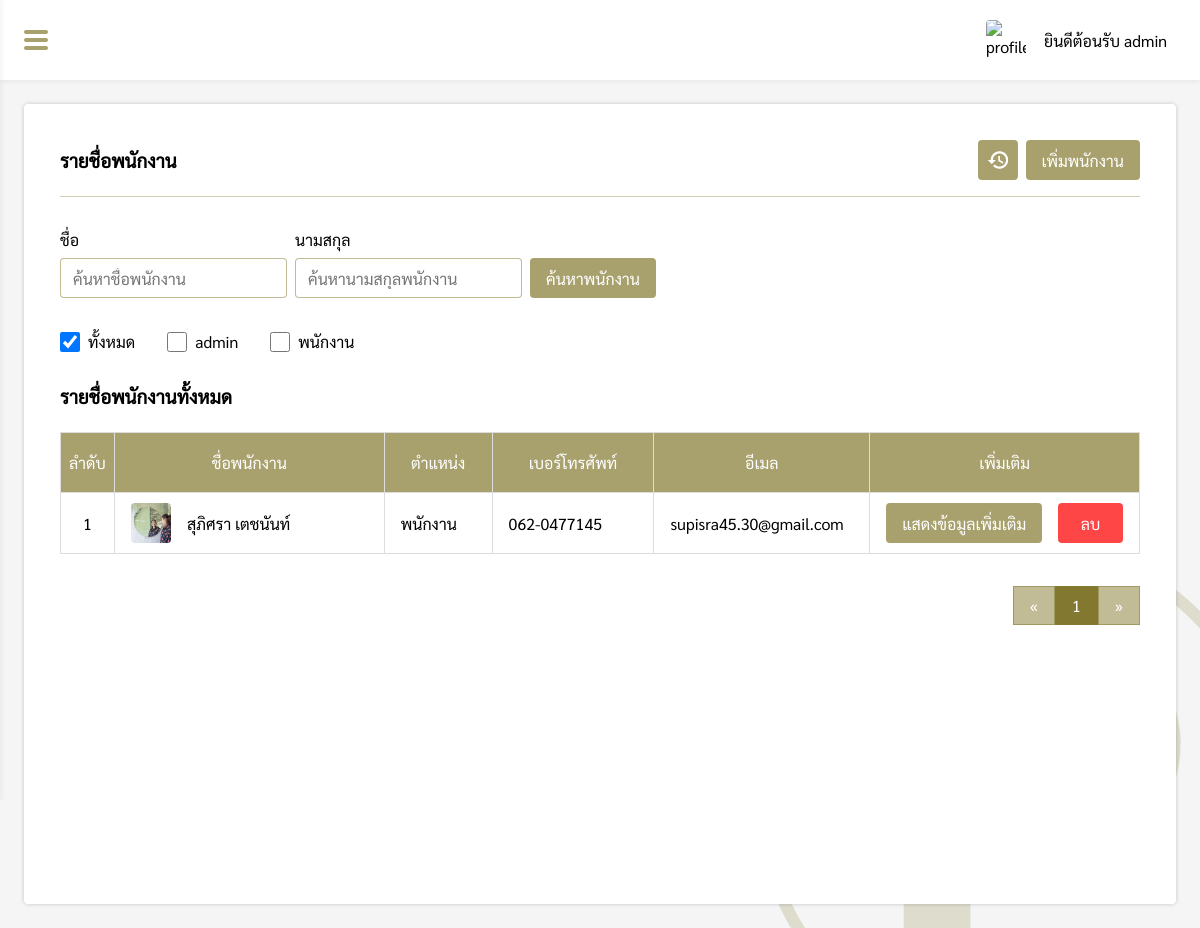
/pages/manage/employee/index.php (signed in), run on the app's committed database.
### tables this page shows
CREATE TABLE `employee` (
  `employee_id` int(11) NOT NULL,
  `come_date` varchar(20) NOT NULL,
  `out_date` varchar(20) DEFAULT NULL,
  `employee_status` varchar(20) NOT NULL,
  `title_name` varchar(200) NOT NULL,
  `firstname` varchar(200) NOT NULL,
  `lastname` varchar(200) NOT NULL,
  `nickname` varchar(200) NOT NULL,
  `position` varchar(200) NOT NULL,
  `id_card` varchar(200) NOT NULL,
  `tel` varchar(200) NOT NULL,
  `email` varchar(200) NOT NULL,
  `birthday` varchar(200) NOT NULL,
  `age` int(11) NOT NULL,
  `race` varchar(200) NOT NULL,
  `nationality` varchar(200) NOT NULL,
  `address` varchar(200) NOT NULL,
  `pic_idcard` varchar(200) NOT NULL,
  `pic_home` varchar(200) NOT NULL,
  `profile_img` varchar(200) NOT NULL
);

### pages/manage/employee/index.php (the view, shortened to what this page needs)
<?php
if($_SESSION['level'] == 'admin'){
    include('../../connection.php');
    function textFormat( $text = '', $pattern = '', $ex = '' ) {
        $cid = ( $text == '' ) ? '0000000000000' : $text;
        $pattern = ( $pattern == '' ) ? '_-____-_____-__-_' : $pattern;
        $p = explode( '-', $pattern );
        $ex = ( $ex == '' ) ? '-' : $ex;
        $first = 0;
        $last = 0;
        for ( $i = 0; $i <= count( $p ) - 1; $i++ ) {
           $first = $first + $last;
           $last = strlen( $p[$i] );
           $returnText[$i] = substr( $cid, $first, $last );
        }
        return implode( $ex, $returnText );
     }
     $firstname = @$_REQUEST["firstname"];
     $lastname = @$_REQUEST["lastname"];
     $check = @$_REQUEST["position"];
?>
<!DOCTYPE html>
<html lang="en">
<head>
    <link rel="stylesheet" href="../../../css/employee.css">
    <link rel="stylesheet" href="../../../css/navbar.css">
</head>
<body>
    <?php include('../../../components/sidebar.php'); ?>
    <div class="box">
        <div id="box-padding" style="padding:24px;">
            <div class="employee-box">
                <div style="display:flex;justify-content:space-between;align-items:center;">
                    <h3>รายชื่อพนักงาน</h3>
                    <div class="option-grid">
                        <a href="emHistory.php"><button class="history-btn"></button></a>
                        <a href="../employee/addemployee.php"><button>เพิ่มพนักงาน</button></a>
                    </div>
                </div>
                <div class="hr"></div>
                <div id="search-box" style="height:86px;">
                    <div class="search">
                        <div style="padding-right:8px;">
                            <p>ชื่อ</p>
                            <input type="text" id="firstname" value="<?php echo $firstname; ?>"
                                placeholder="ค้นหาชื่อพนักงาน">
                        </div>
                        <div style="padding-right:8px;">
                            <p>นามสกุล</p>
                            <input type="text" id="lastname" value="<?php echo $lastname; ?>"
                                placeholder="ค้นหานามสกุลพนักงาน">
                        </div>
                        <button id="search_em">ค้นหาพนักงาน</button>
                    </div>
                </div>
                <div class="checkbox-flex">
                    <div>
                        <input type="checkbox" id="all" <?php if(!isset($check)){ echo "checked"; } ?>>
                        <label>ทั้งหมด</label>
                    </div>
                    <div>
                        <input type="checkbox" id="c_admin" <?php if($check == "admin"){ echo "checked"; } ?>>
                        <label>admin</label>
                    </div>
                    <div>
                        <input type="checkbox" id="c_employee" <?php if($check == "employee"){ echo "checked"; } ?>>
                        <label>พนักงาน</label>
                    </div>
                </div>
                <div style="padding-top:32px;">
                    <?php
                    if(isset($firstname) && !isset($lastname)){
                        echo '<h3>ผลการค้นหาชื่อ "'.$firstname.'"</h3>';
                    }else if(!isset($firstname) && isset($lastname)){
                        echo '<h3>ผลการค้นหานามสกุล "'.$lastname.'"</h3>';
                    }else if(isset($firstname) && isset($lastname)){
                        echo '<h3>ผลการค้นหาชื่อ "'.$firstname.' '.$lastname.'"</h3>';
                    }else{
                        echo "<h3>รายชื่อพนักงานทั้งหมด</h3>";
                    }
                    $perpage = 10;
                    if (isset($_GET['page'])) {
                    $page = $_GET['page'];
                    } else {
                    $page = 1;
                    }
                    $start = ($page - 1) * $perpage;
                    $num = $start + 1;
                    if(isset($firstname) && !isset($lastname) && !isset($check)){
                        $sql = "SELECT employee_id, title_name, firstname, lastname, position, id_card, tel, email, profile_img FROM employee WHERE firstname = '$firstname' AND employee_status = 'กำลังทำงาน' limit {$start} , {$perpage}";
                    }else if(!isset($firstname) && isset($lastname) && !isset($check)){
                        $sql = "SELECT employee_id, title_name, firstname, lastname, position, id_card, tel, email, profile_img FROM employee WHERE lastname = '$lastname' AND employee_status = 'กำลังทำงาน' limit {$start} , {$perpage}";
                    }else if(isset($firstname) && isset($lastname) && !isset($check)){
                        $sql = "SELECT employee_id, title_name, firstname, lastname, position, id_card, tel, email, profile_img FROM employee WHERE firstname = '$firstname' AND lastname = '$lastname' AND employee_status = 'กำลังทำงาน' limit {$start} , {$perpage}";
                    }else if(isset($firstname) && !isset($lastname) && isset($check)){
                        $sql = "SELECT employee_id, title_name, firstname, lastname, position, id_card, tel, email, profile_img FROM employee WHERE firstname = '$firstname' AND employee_status = 'กำลังทำงาน' AND position = '$check' limit {$start} , {$perpage}";
                    }else if(!isset($firstname) && isset($lastname) && isset($check)){
                        $sql = "SELECT employee_id, title_name, firstname, lastname, position, id_card, tel, email, profile_img FROM employee WHERE lastname = '$lastname' AND employee_status = 'กำลังทำงาน' AND position = '$check' limit {$start} , {$perpage}";
                    }else if(isset($firstname) && isset($lastname) && isset($check)){
                        $sql = "SELECT employee_id, title_name, firstname, lastname, position, id_card, tel, email, profile_img FROM employee WHERE firstname = '$firstname' AND lastname = '$lastname' AND employee_status = 'กำลังทำงาน' AND position = '$check' limit {$start} , {$perpage}";
                    }else if(!isset($firstname) && !isset($lastname) && isset($check)){
                        $sql = "SELECT employee_id, title_name, firstname, lastname, position, id_card, tel, email, profile_img FROM employee WHERE employee_status = 'กำลังทำงาน' AND position = '$check' limit {$start} , {$perpage}";
                    }else{
                        $sql = "SELECT employee_id, title_name, firstname, lastname, position, id_card, tel, email, profile_img FROM employee WHERE employee_status = 'กำลังทำงาน' limit {$start} , {$perpage}";
                    }
                    $result = $conn->query($sql);
                    if ($result->num_rows > 0) {
                    ?>
                    <div style="overflow-x: auto;overflow-y:hidden;">
                        <table>
                            <tr>
                                <th>ลำดับ</th>
                                <th>ชื่อพนักงาน</th>
                                <th>ตำแหน่ง</th>
                                <th>เบอร์โทรศัพท์</th>
                                <th>อีเมล</th>
                                <th>เพิ่มเติม</th>
                            </tr>
                            <?php while($row = $result->fetch_assoc()) { ?>
                            <tr>
                                <td>
                                    <div style="display:flex;justify-content:center;">
                                        <?php echo $num; ?>
                                    </div>
                                </td>
                                <td>
                                    <div class="grid">
                                        <img src="../../images/employee/<?php echo $row['id_card']; ?>/<?php echo $row["profile_img"]; ?>"
                                            alt="">
                                        <p><?php echo $row["firstname"]; ?> <?php echo $row["lastname"]; ?></p>
                                    </div>
                                </td>
                                <td>
                                    <div>
                                        <p><?php if($row["position"] == "employee"){ echo "พนักงาน"; }else{ echo $row["position"]; } ?>
                                        </p>
                                    </div>
                                </td>
                                <td><?php echo textFormat($row["tel"],"___-_______"); ?></td>
                                <td><?php echo $row["email"]; ?></td>
                                <td>
                                    <div class="grid-btn">
                                        <a href="../employee/emDetail.php?employee_id=<?php echo $row['employee_id']; ?>"><button type="button" class="more-btn" title="แสดงข้อมูลเพิ่มเติม">แสดงข้อมูลเพิ่มเติม</button></a>
                                        <button type="button" class="del-btn" id="<?php echo $row["employee_id"]; ?>" title="ลบข้อมูล">ลบ</button>
                                    </div>
                                </td>
                            </tr>
                            <?php $num++; } ?>
                        </table>
                    </div>
                    <?php
                    $sql2 = "SELECT * FROM employee";
                    $query2 = mysqli_query($conn, $sql2);
                    $total_record = mysqli_num_rows($query2);
                    $total_page = ceil($total_record / $perpage);
                    ?>
                    <div style="display:flex;justify-content:flex-end">
                        <div class="pagination">
                            <a href="index.php?page=1">&laquo;</a>
                            <?php for($i=1;$i<=$total_page;$i++){ ?>
                            <a href="index.php?page=<?php echo $i; ?>"
                                <?php if($page == $i){ echo "style='background-color: rgb(131, 120, 47, 1);color:#fff;'"; }?>><?php echo $i; ?></a>
                            <?php } ?>
                            <a href="index.php?page=<?php echo $total_page; ?>">&raquo;</a>
                        </div>
                    </div>
                    <?php }else{
                        echo "<div style='padding-top:32px;'>ไม่มีรายชื่อพนักงานที่ค้นหา</div>";
                    } ?>
                </div>
            </div>
        </div>
    </div>
</body>
</html>
<?php
}else{
    Header("Location: ../../login.php");
}
?>

### css/employee.css (style rules this page uses)
* { margin: 0; padding: 0; box-sizing: border-box; font-family: Sarabun; }
.box { padding: 80px 0 0 260px; }
.employee-box { width: 100%; min-height: 800px; padding: 36px; border-radius: 4px; background-color: #fff; -webkit-box-shadow: 0px 0px 4px 0px rgba(0, 0, 0, 0.2); -moz-box-shadow: 0px 0px 4px 0px rgba(0, 0, 0, 0.2); box-shadow: 0px 0px 4px 0px rgba(0, 0, 0, 0.2); }
.employee-box .option-grid { display: grid; grid-template-columns: 40px auto; column-gap: 8px; }
.employee-box .option-grid a { height: 40px; }
.employee-box .option-grid .history-btn { width: 40px; background-image: url("../img/tool/history-icon.png"); background-repeat: no-repeat; background-position: center; }
.hr { margin: 16px auto 32px auto; border-bottom: 1px solid rgb(131, 120, 47, 0.7); opacity: 0.5; }
.employee-box .search { display: flex; align-items: flex-end; }
.employee-box .search input { margin-top: 8px; width: 100%; height: 40px; padding: 0 12px; border-radius: 4px; outline: none; border: 1px solid rgb(131, 120, 47, 0.5); font-size: 16px; transition: 0.3s; }
.employee-box table { margin-top: 24px; width: 100%; border-collapse: collapse; border-radius: 4px; }
.employee-box table tr th:nth-child(1) { width: 5%; }
.employee-box table tr th:nth-child(2) { width: 25%; }
.employee-box table tr th:nth-child(3) { width: 10%; }
.employee-box table tr th:nth-child(4) { width: 15%; }
.employee-box table tr th:nth-child(5) { width: 20%; }
.employee-box table tr th:nth-child(6) { width: 25%; }
.employee-box table tr { height: 60px; }
.employee-box table th { cursor: pointer; color: #fff; background-color: rgb(131, 120, 47, 0.7); font-weight: 500; }
.employee-box table th, .employee-box table td { height: 60px; border: 1px solid #ddd; }
.employee-box table th { justify-content: center; }
.employee-box table td { padding: 0 16px; white-space: nowrap; overflow: hidden; text-overflow: ellipsis; }
.employee-box table td .grid { display: grid; grid-template-columns: 40px auto; grid-column-gap: 16px; align-items: center; height: 60px; }
.employee-box table td img { width: 40px; height: 40px; object-fit: cover; border-radius: 4px; }
.employee-box button { width: auto; height: 40px; padding: 0 16px; border-radius: 4px; border: none; background-color: rgb(131, 120, 47, 0.7); font-size: 16px; font-weight: 500; color: #fff; cursor: pointer; transition: 0.3s; }
.employee-box table td .del-btn { background-color: rgb(255, 70, 70); }
.employee-box table td .grid-btn { display: grid; grid-template-columns: 1fr 1fr; grid-gap: 0 16px; }
.pagination { padding: 32px 0; display: inline-block; }
.pagination a { color: #fff; float: left; padding: 8px 16px; text-decoration: none; transition: background-color .3s; border: 1px solid rgb(131, 120, 47, 0.5); background-color: rgb(131, 120, 47, 0.5); }
.employee-box .checkbox-flex { padding-top: 16px; display: flex; align-items: center; column-gap: 32px; }
.employee-box .checkbox-flex > div { display: flex; align-items: center; column-gap: 8px; }
.employee-box .checkbox-flex input[type=checkbox] { width: 20px; height: 20px; cursor: pointer; }
@media screen and (max-width: 1599px) { .box { padding: 80px 0 0 calc(100% - 1340px); } }
@media screen and (max-width: 1569px) { .box { padding: 80px 0 0 230px; } }
@media screen and (max-width: 1449px) { .box { padding: 80px 0 0 0; } }

### css/navbar.css (style rules this page uses)
* { margin: 0; padding: 0; box-sizing: border-box; font-family: Sarabun; }
body { width: 100%; min-height: 100vh; background: url(../img/tool/submain-banner.png) #f5f5f5 no-repeat bottom right; }

### data on the page
employee: id_card+profile_img (picture), firstname "สุภิศรา", lastname "เตชนันท์", position "พนักงาน", tel "062-0477145", email "supisra45.30@gmail.com"

### other printed values
$_SESSION['name'] "admin"
